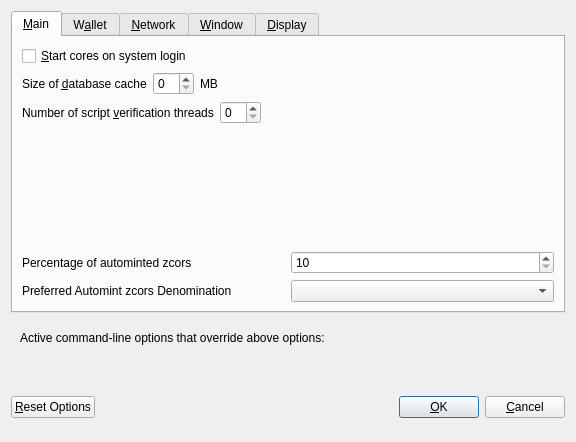
<?xml version="1.0" encoding="UTF-8"?>
<ui version="4.0">
 <class>OptionsDialog</class>
 <widget class="QDialog" name="OptionsDialog">
  <property name="geometry">
   <rect>
    <x>0</x>
    <y>0</y>
    <width>576</width>
    <height>442</height>
   </rect>
  </property>
  <property name="windowTitle">
   <string>Options</string>
  </property>
  <property name="modal">
   <bool>true</bool>
  </property>
  <layout class="QVBoxLayout" name="verticalLayout">
   <item>
    <widget class="QTabWidget" name="tabWidget">
     <property name="currentIndex">
      <number>0</number>
     </property>
     <widget class="QWidget" name="tabMain">
      <attribute name="title">
       <string>&amp;Main</string>
      </attribute>
      <layout class="QVBoxLayout" name="verticalLayout_Main">
       <item>
        <widget class="QCheckBox" name="bitcoinAtStartup">
         <property name="toolTip">
          <string>Automatically start cores after logging in to the system.</string>
         </property>
         <property name="text">
          <string>&amp;Start cores on system login</string>
         </property>
        </widget>
       </item>
       <item>
        <layout class="QHBoxLayout" name="horizontalLayout_2_Main">
         <item>
          <widget class="QLabel" name="databaseCacheLabel">
           <property name="text">
            <string>Size of &amp;database cache</string>
           </property>
           <property name="textFormat">
            <enum>Qt::PlainText</enum>
           </property>
           <property name="buddy">
            <cstring>databaseCache</cstring>
           </property>
          </widget>
         </item>
         <item>
          <widget class="QSpinBox" name="databaseCache"/>
         </item>
         <item>
          <widget class="QLabel" name="databaseCacheUnitLabel">
           <property name="text">
            <string>MB</string>
           </property>
           <property name="textFormat">
            <enum>Qt::PlainText</enum>
           </property>
          </widget>
         </item>
         <item>
          <spacer name="horizontalSpacer_2_Main">
           <property name="orientation">
            <enum>Qt::Horizontal</enum>
           </property>
           <property name="sizeHint" stdset="0">
            <size>
             <width>40</width>
             <height>20</height>
            </size>
           </property>
          </spacer>
         </item>
        </layout>
       </item>
       <item>
        <layout class="QHBoxLayout" name="horizontalLayout_3_Main">
         <item>
          <widget class="QLabel" name="threadsScriptVerifLabel">
           <property name="text">
            <string>Number of script &amp;verification threads</string>
           </property>
           <property name="textFormat">
            <enum>Qt::PlainText</enum>
           </property>
           <property name="buddy">
            <cstring>threadsScriptVerif</cstring>
           </property>
          </widget>
         </item>
         <item>
          <widget class="QSpinBox" name="threadsScriptVerif">
           <property name="toolTip">
            <string>(0 = auto, &lt;0 = leave that many cores free)</string>
           </property>
          </widget>
         </item>
         <item>
          <spacer name="horizontalSpacer_3_Main">
           <property name="orientation">
            <enum>Qt::Horizontal</enum>
           </property>
           <property name="sizeHint" stdset="0">
            <size>
             <width>40</width>
             <height>20</height>
            </size>
           </property>
          </spacer>
         </item>
        </layout>
       </item>
       <item>
        <spacer name="verticalSpacer_2">
         <property name="orientation">
          <enum>Qt::Vertical</enum>
         </property>
         <property name="sizeHint" stdset="0">
          <size>
           <width>20</width>
           <height>40</height>
          </size>
         </property>
        </spacer>
       </item>
       <item>
        <layout class="QHBoxLayout" name="horizontalLayout_3">
         <item>
          <widget class="QLabel" name="percentage_label">
           <property name="toolTip">
            <string>Percentage of incoming cores which get automatically converted to zcors via Zerocoin Protocol (min: 10%)</string>
           </property>
           <property name="text">
            <string>Percentage of autominted zcors</string>
           </property>
          </widget>
         </item>
         <item>
          <widget class="QSpinBox" name="zeromintPercentage">
           <property name="minimum">
            <number>10</number>
           </property>
           <property name="maximum">
            <number>100</number>
           </property>
          </widget>
         </item>
        </layout>
       </item>
       <item>
        <layout class="QHBoxLayout" name="horizontalLayout" stretch="0,0">
         <property name="sizeConstraint">
          <enum>QLayout::SetFixedSize</enum>
         </property>
         <item>
          <widget class="QLabel" name="labelPreferredDenom">
           <property name="maximumSize">
            <size>
             <width>16777215</width>
             <height>16777215</height>
            </size>
           </property>
           <property name="toolTip">
            <string>Wait with automatic conversion to Zerocoin until enough cores for this denomination is available</string>
           </property>
           <property name="text">
            <string>Preferred Automint zcors Denomination</string>
           </property>
          </widget>
         </item>
         <item>
          <widget class="QComboBox" name="preferredDenom">
           <property name="maximumSize">
            <size>
             <width>16777215</width>
             <height>27</height>
            </size>
           </property>
           <property name="toolTip">
            <string>Wait with automatic conversion to Zerocoin until enough cores for this denomination is available</string>
           </property>
           <property name="maxVisibleItems">
            <number>9</number>
           </property>
           <property name="maxCount">
            <number>9</number>
           </property>
          </widget>
         </item>
        </layout>
       </item>
      </layout>
     </widget>
     <widget class="QWidget" name="tabWallet">
      <attribute name="title">
       <string>W&amp;allet</string>
      </attribute>
      <layout class="QVBoxLayout" name="verticalLayout_Wallet">
       <item>
        <widget class="QGroupBox" name="groupBox">
         <property name="title">
          <string>Expert</string>
         </property>
         <layout class="QVBoxLayout" name="verticalLayout_2">
          <item>
           <widget class="QCheckBox" name="coinControlFeatures">
            <property name="toolTip">
             <string>Whether to show coin control features or not.</string>
            </property>
            <property name="text">
             <string>Enable coin &amp;control features</string>
            </property>
           </widget>
          </item>
          <item>
           <widget class="QCheckBox" name="showMasternodesTab">
            <property name="toolTip">
             <string>Show additional tab listing all your masternodes in first sub-tab&lt;br/&gt;and all masternodes on the network in second sub-tab.</string>
            </property>
            <property name="text">
             <string>Show Masternodes Tab</string>
            </property>
           </widget>
          </item>
          <item>
           <widget class="QCheckBox" name="spendZeroConfChange">
            <property name="toolTip">
             <string>If you disable the spending of unconfirmed change, the change from a transaction&lt;br/&gt;cannot be used until that transaction has at least one confirmation.&lt;br/&gt;This also affects how your balance is computed.</string>
            </property>
            <property name="text">
             <string>&amp;Spend unconfirmed change</string>
            </property>
           </widget>
          </item>
         </layout>
        </widget>
       </item>
       <item>
        <spacer name="verticalSpacer_Wallet">
         <property name="orientation">
          <enum>Qt::Vertical</enum>
         </property>
         <property name="sizeHint" stdset="0">
          <size>
           <width>20</width>
           <height>40</height>
          </size>
         </property>
        </spacer>
       </item>
      </layout>
     </widget>
     <widget class="QWidget" name="tabNetwork">
      <attribute name="title">
       <string>&amp;Network</string>
      </attribute>
      <layout class="QVBoxLayout" name="verticalLayout_Network">
       <item>
        <widget class="QCheckBox" name="mapPortUpnp">
         <property name="toolTip">
          <string>Automatically open the cores client port on the router. This only works when your router supports UPnP and it is enabled.</string>
         </property>
         <property name="text">
          <string>Map port using &amp;UPnP</string>
         </property>
        </widget>
       </item>
       <item>
        <widget class="QCheckBox" name="allowIncoming">
         <property name="toolTip">
          <string>Accept connections from outside</string>
         </property>
         <property name="text">
          <string>Allow incoming connections</string>
         </property>
        </widget>
       </item>
       <item>
        <widget class="QCheckBox" name="connectSocks">
         <property name="toolTip">
          <string>Connect to the cores network through a SOCKS5 proxy.</string>
         </property>
         <property name="text">
          <string>&amp;Connect through SOCKS5 proxy (default proxy):</string>
         </property>
        </widget>
       </item>
       <item>
        <layout class="QHBoxLayout" name="horizontalLayout_1_Network">
         <item>
          <widget class="QLabel" name="proxyIpLabel">
           <property name="text">
            <string>Proxy &amp;IP:</string>
           </property>
           <property name="textFormat">
            <enum>Qt::PlainText</enum>
           </property>
           <property name="buddy">
            <cstring>proxyIp</cstring>
           </property>
          </widget>
         </item>
         <item>
          <widget class="QValidatedLineEdit" name="proxyIp">
           <property name="minimumSize">
            <size>
             <width>140</width>
             <height>0</height>
            </size>
           </property>
           <property name="maximumSize">
            <size>
             <width>140</width>
             <height>16777215</height>
            </size>
           </property>
           <property name="toolTip">
            <string>IP address of the proxy (e.g. IPv4: 127.0.0.1 / IPv6: ::1)</string>
           </property>
          </widget>
         </item>
         <item>
          <widget class="QLabel" name="proxyPortLabel">
           <property name="text">
            <string>&amp;Port:</string>
           </property>
           <property name="textFormat">
            <enum>Qt::PlainText</enum>
           </property>
           <property name="buddy">
            <cstring>proxyPort</cstring>
           </property>
          </widget>
         </item>
         <item>
          <widget class="QLineEdit" name="proxyPort">
           <property name="minimumSize">
            <size>
             <width>55</width>
             <height>0</height>
            </size>
           </property>
           <property name="maximumSize">
            <size>
             <width>55</width>
             <height>16777215</height>
            </size>
           </property>
           <property name="toolTip">
            <string>Port of the proxy (e.g. 9050)</string>
           </property>
          </widget>
         </item>
         <item>
          <spacer name="horizontalSpacer_1_Network">
           <property name="orientation">
            <enum>Qt::Horizontal</enum>
           </property>
           <property name="sizeHint" stdset="0">
            <size>
             <width>40</width>
             <height>20</height>
            </size>
           </property>
          </spacer>
         </item>
        </layout>
       </item>
       <item>
        <spacer name="verticalSpacer_Network">
         <property name="orientation">
          <enum>Qt::Vertical</enum>
         </property>
         <property name="sizeHint" stdset="0">
          <size>
           <width>20</width>
           <height>40</height>
          </size>
         </property>
        </spacer>
       </item>
      </layout>
     </widget>
     <widget class="QWidget" name="tabWindow">
      <attribute name="title">
       <string>&amp;Window</string>
      </attribute>
      <layout class="QVBoxLayout" name="verticalLayout_Window">
       <item>
        <widget class="QCheckBox" name="minimizeToTray">
         <property name="toolTip">
          <string>Show only a tray icon after minimizing the window.</string>
         </property>
         <property name="text">
          <string>&amp;Minimize to the tray instead of the taskbar</string>
         </property>
        </widget>
       </item>
       <item>
        <widget class="QCheckBox" name="minimizeOnClose">
         <property name="toolTip">
          <string>Minimize instead of exit the application when the window is closed. When this option is enabled, the application will be closed only after selecting Quit in the menu.</string>
         </property>
         <property name="text">
          <string>M&amp;inimize on close</string>
         </property>
        </widget>
       </item>
       <item>
        <spacer name="verticalSpacer_Window">
         <property name="orientation">
          <enum>Qt::Vertical</enum>
         </property>
         <property name="sizeHint" stdset="0">
          <size>
           <width>20</width>
           <height>40</height>
          </size>
         </property>
        </spacer>
       </item>
      </layout>
     </widget>
     <widget class="QWidget" name="tabDisplay">
      <attribute name="title">
       <string>&amp;Display</string>
      </attribute>
      <layout class="QVBoxLayout" name="verticalLayout_Display">
       <item>
        <layout class="QHBoxLayout" name="horizontalLayout_1_Display">
         <item>
          <widget class="QLabel" name="langLabel">
           <property name="text">
            <string>User Interface &amp;language:</string>
           </property>
           <property name="textFormat">
            <enum>Qt::PlainText</enum>
           </property>
           <property name="buddy">
            <cstring>lang</cstring>
           </property>
          </widget>
         </item>
         <item>
          <widget class="QValueComboBox" name="lang">
           <property name="toolTip">
            <string>The user interface language can be set here. This setting will take effect after restarting cores.</string>
           </property>
          </widget>
         </item>
        </layout>
       </item>
       <item>
        <widget class="QLabel" name="label_3">
         <property name="toolTip">
          <string notr="true"/>
         </property>
         <property name="statusTip">
          <string notr="true"/>
         </property>
         <property name="whatsThis">
          <string notr="true"/>
         </property>
         <property name="accessibleName">
          <string notr="true"/>
         </property>
         <property name="text">
          <string>Language missing or translation incomplete? Help contributing translations here:
https://www.transifex.com/cores-project/cores-project-translations</string>
         </property>
         <property name="wordWrap">
          <bool>true</bool>
         </property>
         <property name="openExternalLinks">
          <bool>true</bool>
         </property>
         <property name="textInteractionFlags">
          <set>Qt::TextBrowserInteraction</set>
         </property>
        </widget>
       </item>
       <item>
        <layout class="QHBoxLayout" name="horizontalLayout_4_Display" stretch="0,0">
         <item>
          <widget class="QLabel" name="themeLabel">
           <property name="text">
            <string>User Interface Theme:</string>
           </property>
          </widget>
         </item>
         <item>
          <widget class="QValueComboBox" name="theme"/>
         </item>
        </layout>
       </item>
       <item>
        <widget class="Line" name="line">
         <property name="orientation">
          <enum>Qt::Horizontal</enum>
         </property>
        </widget>
       </item>
       <item>
        <layout class="QHBoxLayout" name="horizontalLayout_2_Display">
         <item>
          <widget class="QLabel" name="unitLabel">
           <property name="text">
            <string>&amp;Unit to show amounts in:</string>
           </property>
           <property name="textFormat">
            <enum>Qt::PlainText</enum>
           </property>
           <property name="buddy">
            <cstring>unit</cstring>
           </property>
          </widget>
         </item>
         <item>
          <widget class="QValueComboBox" name="unit">
           <property name="toolTip">
            <string>Choose the default subdivision unit to show in the interface and when sending coins.</string>
           </property>
          </widget>
         </item>
        </layout>
       </item>
       <item>
        <layout class="QHBoxLayout" name="horizontalLayout_5_Display">
         <item>
          <widget class="QLabel" name="digitsLabel">
           <property name="text">
            <string>Decimal digits</string>
           </property>
          </widget>
         </item>
         <item>
          <widget class="QValueComboBox" name="digits"/>
         </item>
        </layout>
       </item>
       <item>
        <layout class="QHBoxLayout" name="horizontalLayout_3_Display">
         <item>
          <widget class="QLabel" name="thirdPartyTxUrlsLabel">
           <property name="toolTip">
            <string>Third party URLs (e.g. a block explorer) that appear in the transactions tab as context menu items. %s in the URL is replaced by transaction hash. Multiple URLs are separated by vertical bar |.</string>
           </property>
           <property name="text">
            <string>Third party transaction URLs</string>
           </property>
           <property name="buddy">
            <cstring>thirdPartyTxUrls</cstring>
           </property>
          </widget>
         </item>
         <item>
          <widget class="QLineEdit" name="thirdPartyTxUrls">
           <property name="toolTip">
            <string>Third party URLs (e.g. a block explorer) that appear in the transactions tab as context menu items. %s in the URL is replaced by transaction hash. Multiple URLs are separated by vertical bar |.</string>
           </property>
          </widget>
         </item>
        </layout>
       </item>
       <item>
        <spacer name="verticalSpacer">
         <property name="orientation">
          <enum>Qt::Vertical</enum>
         </property>
         <property name="sizeHint" stdset="0">
          <size>
           <width>20</width>
           <height>40</height>
          </size>
         </property>
        </spacer>
       </item>
      </layout>
     </widget>
    </widget>
   </item>
   <item>
    <widget class="QFrame" name="frame">
     <layout class="QVBoxLayout" name="verticalLayout_Bottom">
      <item>
       <layout class="QHBoxLayout" name="horizontalLayout_Bottom">
        <item>
         <widget class="QLabel" name="overriddenByCommandLineInfoLabel">
          <property name="text">
           <string>Active command-line options that override above options:</string>
          </property>
          <property name="textFormat">
           <enum>Qt::PlainText</enum>
          </property>
         </widget>
        </item>
        <item>
         <spacer name="horizontalSpacer_Bottom">
          <property name="orientation">
           <enum>Qt::Horizontal</enum>
          </property>
          <property name="sizeHint" stdset="0">
           <size>
            <width>40</width>
            <height>20</height>
           </size>
          </property>
         </spacer>
        </item>
       </layout>
      </item>
      <item>
       <widget class="QLabel" name="overriddenByCommandLineLabel">
        <property name="text">
         <string/>
        </property>
        <property name="textFormat">
         <enum>Qt::PlainText</enum>
        </property>
        <property name="wordWrap">
         <bool>true</bool>
        </property>
       </widget>
      </item>
     </layout>
    </widget>
   </item>
   <item>
    <layout class="QHBoxLayout" name="horizontalLayout_Buttons">
     <item>
      <widget class="QPushButton" name="resetButton">
       <property name="toolTip">
        <string>Reset all client options to default.</string>
       </property>
       <property name="text">
        <string>&amp;Reset Options</string>
       </property>
       <property name="autoDefault">
        <bool>false</bool>
       </property>
      </widget>
     </item>
     <item>
      <spacer name="horizontalSpacer_1">
       <property name="orientation">
        <enum>Qt::Horizontal</enum>
       </property>
       <property name="sizeHint" stdset="0">
        <size>
         <width>40</width>
         <height>48</height>
        </size>
       </property>
      </spacer>
     </item>
     <item>
      <widget class="QLabel" name="statusLabel">
       <property name="minimumSize">
        <size>
         <width>200</width>
         <height>0</height>
        </size>
       </property>
       <property name="font">
        <font>
         <weight>75</weight>
         <bold>true</bold>
        </font>
       </property>
       <property name="text">
        <string/>
       </property>
       <property name="textFormat">
        <enum>Qt::PlainText</enum>
       </property>
       <property name="wordWrap">
        <bool>true</bool>
       </property>
      </widget>
     </item>
     <item>
      <spacer name="horizontalSpacer_2">
       <property name="orientation">
        <enum>Qt::Horizontal</enum>
       </property>
       <property name="sizeHint" stdset="0">
        <size>
         <width>40</width>
         <height>48</height>
        </size>
       </property>
      </spacer>
     </item>
     <item>
      <widget class="QPushButton" name="okButton">
       <property name="text">
        <string>&amp;OK</string>
       </property>
       <property name="autoDefault">
        <bool>false</bool>
       </property>
       <property name="default">
        <bool>true</bool>
       </property>
      </widget>
     </item>
     <item>
      <widget class="QPushButton" name="cancelButton">
       <property name="text">
        <string>&amp;Cancel</string>
       </property>
       <property name="autoDefault">
        <bool>false</bool>
       </property>
      </widget>
     </item>
    </layout>
   </item>
  </layout>
 </widget>
 <customwidgets>
  <customwidget>
   <class>QValidatedLineEdit</class>
   <extends>QLineEdit</extends>
   <header>qvalidatedlineedit.h</header>
  </customwidget>
  <customwidget>
   <class>QValueComboBox</class>
   <extends>QComboBox</extends>
   <header>qvaluecombobox.h</header>
  </customwidget>
 </customwidgets>
 <resources/>
 <connections/>
</ui>
